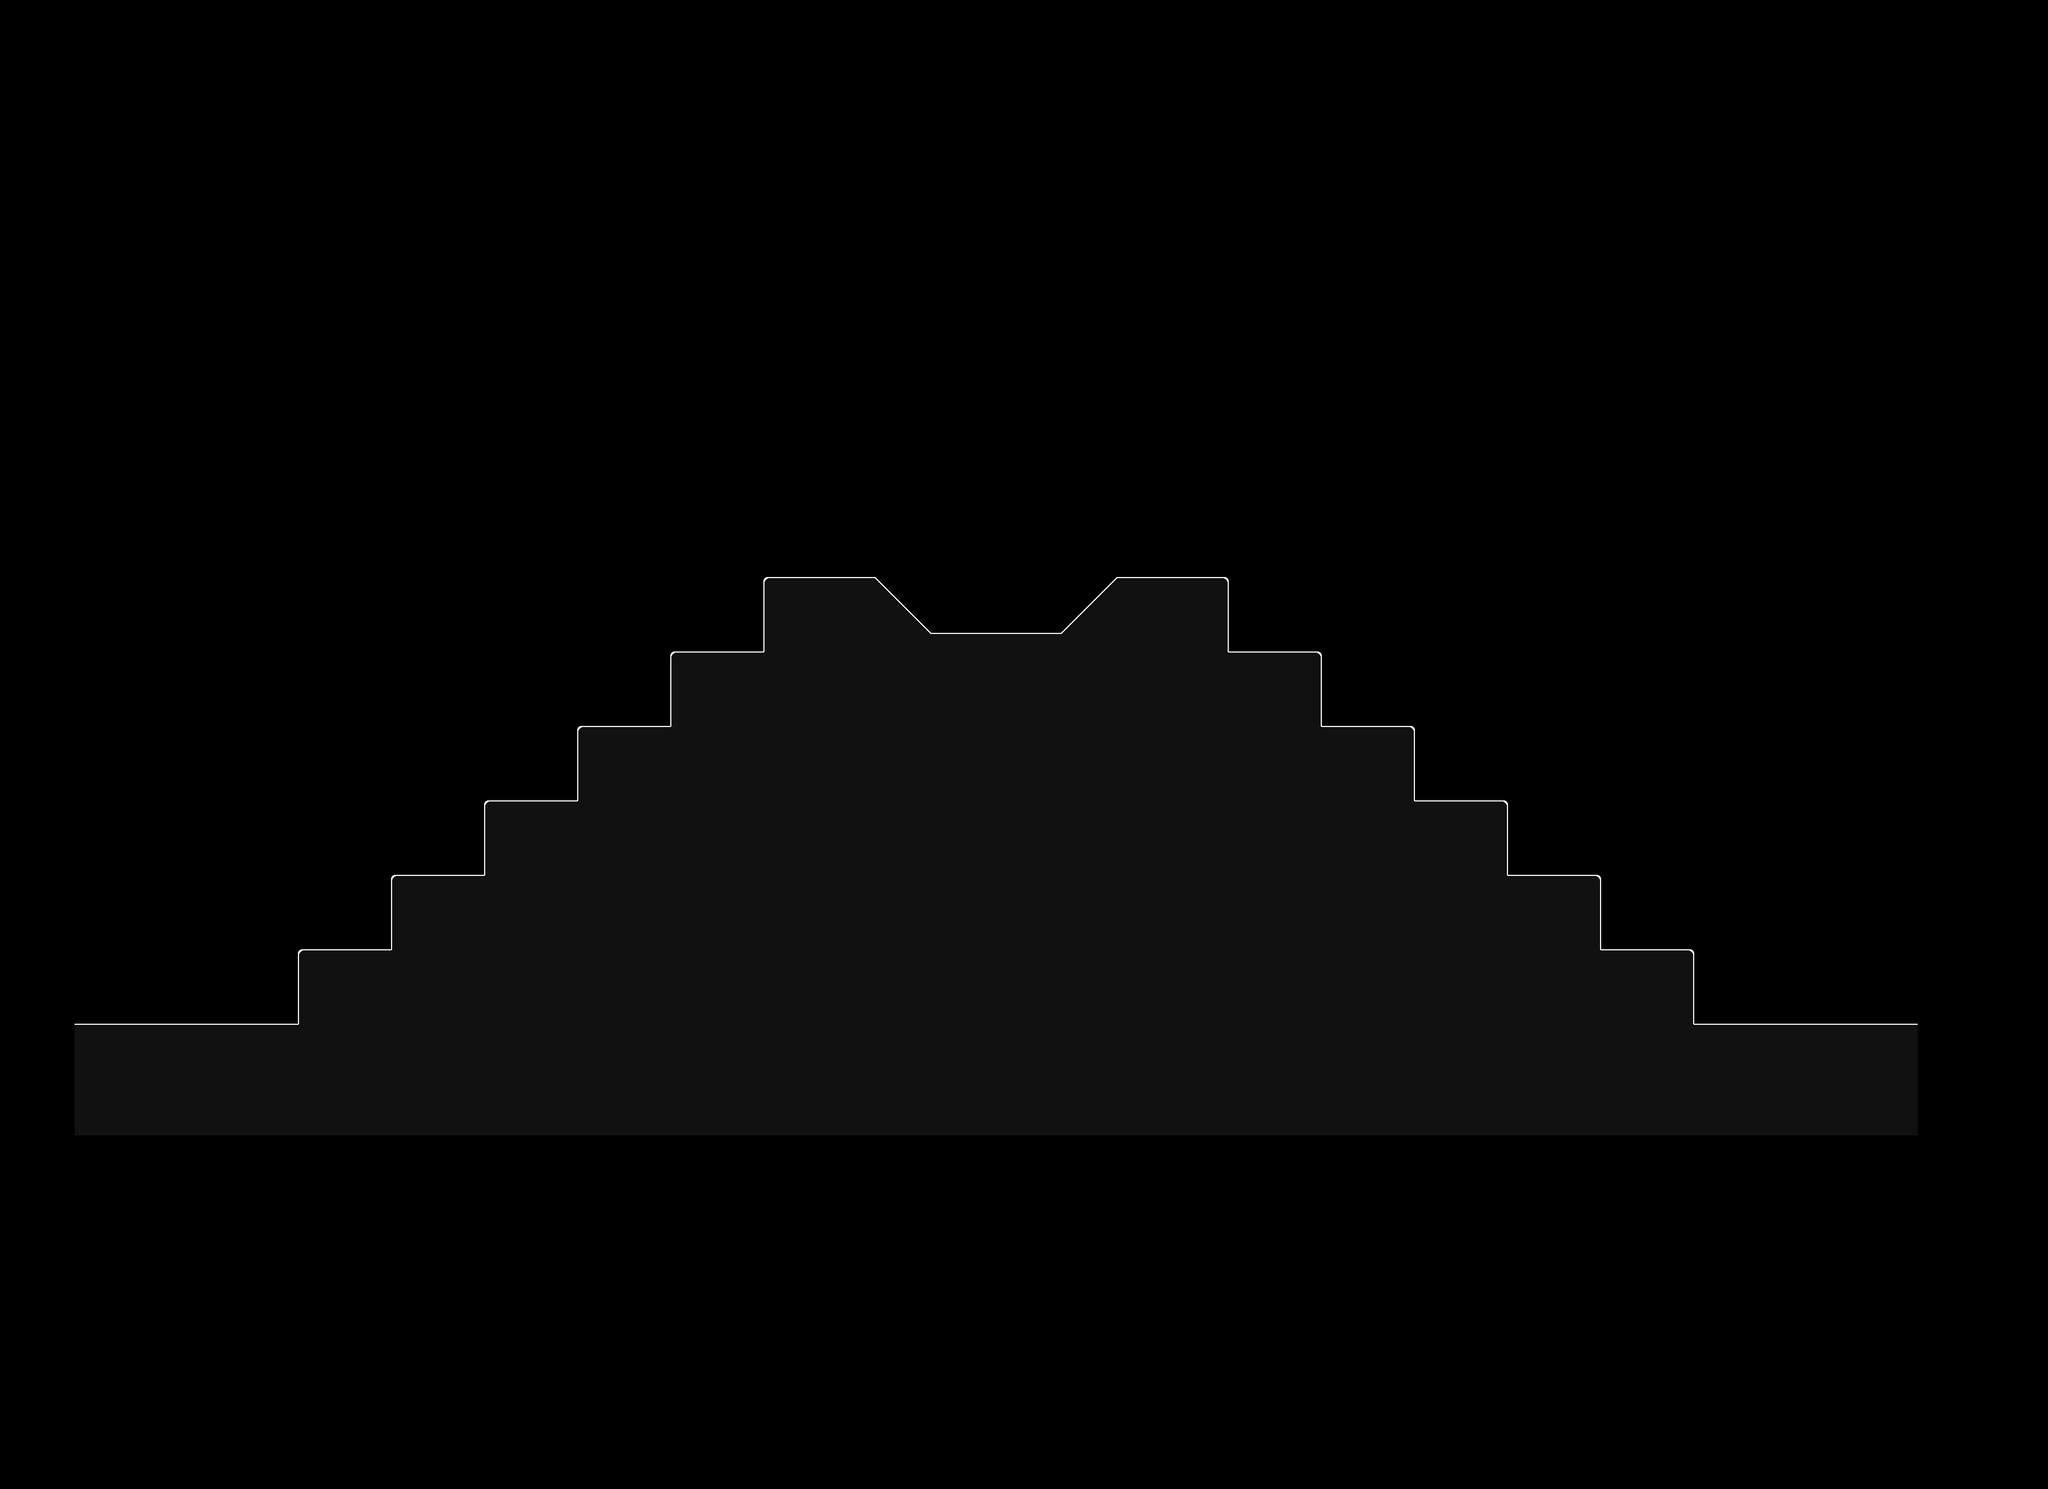

Below is a game level as drawn by its tile map, then a one-line description and the .tmx that defines it (tile-layer data replaced by summaries):
An orthogonal 110x80 tile map with 32x32 px tiles, 1 tile layer (Tile Layer 1) and 180 objects (144x BotPoint, 8x Start, 7x Dropthrough, 6x WaveSpawn, 2x PrefabSpawner, ...).

<map version="1.8" tiledversion="1.8.4" orientation="orthogonal" renderorder="right-down" compressionlevel="0" width="110" height="80" tilewidth="32" tileheight="32" infinite="0" nextlayerid="8" nextobjectid="190">
 <properties>
  <property name="customShader" type="bool" value="true" />
 </properties>
 <tileset firstgid="1" source="main_0.tsx" />
 <layer id="1" name="Tile Layer 1" width="110" height="80">
  <data>[8800 cells, 1767 non-empty, 10 distinct tile ids]</data>
 </layer>
 <objectgroup id="7" name="bot-layer">
  <object id="40" name="BotPoint" type="BotPoint" x="3008" y="1184">
   <properties>
    <property name="multiplier0" type="float" value="0.1" />
    <property name="multiplier1" type="float" value="1" />
    <property name="valid1" type="bool" value="true" />
   </properties>
   <polyline points="48,560 48,-64" />
  </object>
  <object id="41" name="BotPoint" type="BotPoint" x="320" y="1184">
   <properties>
    <property name="multiplier0" type="float" value="0.1" />
    <property name="multiplier1" type="float" value="1" />
    <property name="valid1" type="bool" value="true" />
   </properties>
   <polyline points="48,560 48,-64" />
  </object>
  <object id="42" name="BotPoint" type="BotPoint" x="240" y="1712">
   <polyline points="-80,16 48,16" />
  </object>
  <object id="44" name="BotPoint" type="BotPoint" x="424" y="1680">
   <polyline points="-136,48 88,-80" />
  </object>
  <object id="45" name="BotPoint" type="BotPoint" x="296" y="1624">
   <properties>
    <property name="multiplier0" type="float" value="5" />
   </properties>
   <polyline points="72,120 -8,104" />
  </object>
  <object id="46" name="BotPoint" type="BotPoint" x="344" y="1680">
   <properties>
    <property name="multiplier0" type="float" value="5" />
   </properties>
   <polyline points="24,64 168,-80" />
  </object>
  <object id="47" name="BotPoint" type="BotPoint" x="584" y="1560">
   <polyline points="-72,40 56,40" />
  </object>
  <object id="48" name="BotPoint" type="BotPoint" x="664" y="1472">
   <polyline points="-24,128 8,0" />
  </object>
  <object id="49" name="BotPoint" type="BotPoint" x="664" y="1456">
   <polyline points="8,16 136,16" />
  </object>
  <object id="50" name="BotPoint" type="BotPoint" x="760" y="1376">
   <polyline points="40,96 72,-32" />
  </object>
  <object id="51" name="BotPoint" type="BotPoint" x="896" y="1344">
   <polyline points="-64,0 64,0" />
  </object>
  <object id="52" name="BotPoint" type="BotPoint" x="1040" y="1192">
   <polyline points="-48,24 80,24" />
  </object>
  <object id="53" name="BotPoint" type="BotPoint" x="928" y="1288">
   <polyline points="32,56 64,-72" />
  </object>
  <object id="54" name="BotPoint" type="BotPoint" x="1112" y="1160">
   <polyline points="8,56 40,-72" />
  </object>
  <object id="55" name="BotPoint" type="BotPoint" x="1168" y="1096">
   <polyline points="-16,-8 112,-8" />
  </object>
  <object id="56" name="BotPoint" type="BotPoint" x="1288" y="1000">
   <polyline points="-8,88 24,-40" />
  </object>
  <object id="57" name="BotPoint" type="BotPoint" x="1368" y="928">
   <polyline points="-56,32 40,32" />
  </object>
  <object id="58" name="BotPoint" type="BotPoint" x="1448" y="960">
   <polyline points="-40,0 88,0" />
  </object>
  <object id="59" name="BotPoint" type="BotPoint" x="1192" y="968">
   <polyline points="-40,120 120,-8" />
  </object>
  <object id="60" name="BotPoint" type="BotPoint" x="1056" y="1120">
   <polyline points="-64,96 96,-32" />
  </object>
  <object id="61" name="BotPoint" type="BotPoint" x="560" y="1552">
   <polyline points="272,-208 432,-336" />
  </object>
  <object id="62" name="BotPoint" type="BotPoint" x="704" y="1368">
   <polyline points="-32,104 128,-24" />
  </object>
  <object id="63" name="BotPoint" type="BotPoint" x="464" y="1464">
   <polyline points="48,136 208,8" />
  </object>
  <object id="64" name="BotPoint" type="BotPoint" x="1624" y="992">
   <polyline points="-88,-32 8,64" />
  </object>
  <object id="65" name="BotPoint" type="BotPoint" x="1720" y="1016">
   <polyline points="-88,40 72,40" />
  </object>
  <object id="66" name="BotPoint" type="BotPoint" x="1792" y="1000">
   <polyline points="96,-40 0,56" />
  </object>
  <object id="67" name="BotPoint" type="BotPoint" x="1960" y="960">
   <polyline points="-72,0 56,0" />
  </object>
  <object id="68" name="BotPoint" type="BotPoint" x="2112" y="936">
   <polyline points="-96,24 0,24" />
  </object>
  <object id="69" name="BotPoint" type="BotPoint" x="2192" y="944">
   <polyline points="-80,16 -48,144" />
  </object>
  <object id="70" name="BotPoint" type="BotPoint" x="2240" y="968">
   <polyline points="-96,120 32,120" />
  </object>
  <object id="71" name="BotPoint" type="BotPoint" x="2304" y="1064">
   <polyline points="-32,24 0,152" />
  </object>
  <object id="72" name="BotPoint" type="BotPoint" x="2400" y="1160">
   <polyline points="-96,56 32,56" />
  </object>
  <object id="73" name="BotPoint" type="BotPoint" x="2400" y="1064">
   <polyline points="-288,-104 -128,24" />
  </object>
  <object id="74" name="BotPoint" type="BotPoint" x="2368" y="1096">
   <polyline points="-96,-8 64,120" />
  </object>
  <object id="75" name="BotPoint" type="BotPoint" x="2464" y="1224">
   <polyline points="-32,-8 0,120" />
  </object>
  <object id="76" name="BotPoint" type="BotPoint" x="2560" y="1352">
   <polyline points="-96,-8 32,-8" />
  </object>
  <object id="77" name="BotPoint" type="BotPoint" x="2592" y="1320">
   <polyline points="-160,-104 0,24" />
  </object>
  <object id="78" name="BotPoint" type="BotPoint" x="2656" y="1384">
   <polyline points="-64,-40 96,88" />
  </object>
  <object id="79" name="BotPoint" type="BotPoint" x="2784" y="1512">
   <polyline points="-32,-40 128,88" />
  </object>
  <object id="80" name="BotPoint" type="BotPoint" x="2688" y="1480">
   <polyline points="-64,-8 64,-8" />
  </object>
  <object id="81" name="BotPoint" type="BotPoint" x="2848" y="1608">
   <polyline points="-64,-8 64,-8" />
  </object>
  <object id="82" name="BotPoint" type="BotPoint" x="2560" y="1384">
   <polyline points="32,-40 64,88" />
  </object>
  <object id="83" name="BotPoint" type="BotPoint" x="2784" y="1544">
   <polyline points="-32,-72 0,56" />
  </object>
  <object id="84" name="BotPoint" type="BotPoint" x="2840" y="1712">
   <properties>
    <property name="multiplier0" type="float" value="5" />
   </properties>
   <polyline points="216,32 72,-112" />
  </object>
  <object id="85" name="BotPoint" type="BotPoint" x="3112" y="1576">
   <polyline points="-200,24 24,152" />
  </object>
  <object id="86" name="BotPoint" type="BotPoint" x="3008" y="1704">
   <properties>
    <property name="multiplier0" type="float" value="5" />
   </properties>
   <polyline points="48,40 128,24" />
  </object>
  <object id="87" name="BotPoint" type="BotPoint" x="3240" y="1728">
   <polyline points="-104,0 24,0" />
  </object>
  <object id="88" name="BotPoint" type="BotPoint" x="2888" y="888">
   <polyline points="-72,40 72,40" />
  </object>
  <object id="89" name="BotPoint" type="BotPoint" x="3040" y="904">
   <polyline points="-80,24 64,24" />
  </object>
  <object id="90" name="BotPoint" type="BotPoint" x="2384" y="704">
   <polyline points="-16,32 128,32" />
  </object>
  <object id="91" name="BotPoint" type="BotPoint" x="2576" y="728">
   <polyline points="-64,8 80,8" />
  </object>
  </objectgroup>
 <objectgroup id="2" name="collision-layer">
  <!-- 1 objects omitted --></objectgroup>
 <objectgroup id="3" name="event-layer">
  <!-- 25 objects omitted --></objectgroup>
 <objectgroup id="6" name="objective">
  <!-- 4 objects omitted --></objectgroup>
 <objectgroup id="4" name="dm" />
 <objectgroup id="5" name="arena">
  <!-- 6 objects omitted --></objectgroup>
</map>
<!-- 129 of 180 objects omitted -->
